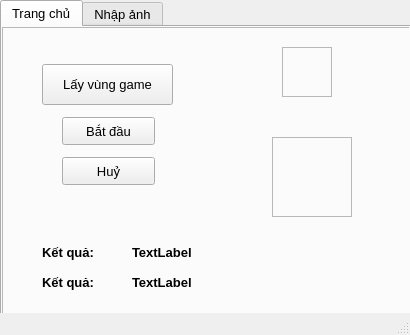
<?xml version="1.0" encoding="UTF-8"?>
<ui version="4.0">
 <class>MainWindow</class>
 <widget class="QMainWindow" name="MainWindow">
  <property name="geometry">
   <rect>
    <x>0</x>
    <y>0</y>
    <width>410</width>
    <height>335</height>
   </rect>
  </property>
  <property name="windowTitle">
   <string>MainWindow</string>
  </property>
  <widget class="QWidget" name="centralwidget">
   <widget class="QTabWidget" name="tabWidge">
    <property name="geometry">
     <rect>
      <x>0</x>
      <y>0</y>
      <width>411</width>
      <height>321</height>
     </rect>
    </property>
    <property name="font">
     <font>
      <pointsize>10</pointsize>
     </font>
    </property>
    <property name="currentIndex">
     <number>0</number>
    </property>
    <widget class="QWidget" name="tab">
     <attribute name="title">
      <string>Trang chủ</string>
     </attribute>
     <widget class="QFrame" name="frame_3">
      <property name="geometry">
       <rect>
        <x>0</x>
        <y>0</y>
        <width>491</width>
        <height>301</height>
       </rect>
      </property>
      <property name="frameShape">
       <enum>QFrame::StyledPanel</enum>
      </property>
      <property name="frameShadow">
       <enum>QFrame::Raised</enum>
      </property>
      <widget class="QPushButton" name="btn_start">
       <property name="geometry">
        <rect>
         <x>60</x>
         <y>90</y>
         <width>93</width>
         <height>28</height>
        </rect>
       </property>
       <property name="text">
        <string>Bắt đầu</string>
       </property>
      </widget>
      <widget class="QFrame" name="frame_show_mouse">
       <property name="geometry">
        <rect>
         <x>280</x>
         <y>20</y>
         <width>50</width>
         <height>50</height>
        </rect>
       </property>
       <property name="frameShape">
        <enum>QFrame::StyledPanel</enum>
       </property>
       <property name="frameShadow">
        <enum>QFrame::Raised</enum>
       </property>
      </widget>
      <widget class="QLabel" name="txt_result">
       <property name="geometry">
        <rect>
         <x>40</x>
         <y>200</y>
         <width>110</width>
         <height>50</height>
        </rect>
       </property>
       <property name="font">
        <font>
         <pointsize>10</pointsize>
         <weight>75</weight>
         <bold>true</bold>
        </font>
       </property>
       <property name="text">
        <string>Kết quả:</string>
       </property>
      </widget>
      <widget class="QLabel" name="txt_show_result">
       <property name="geometry">
        <rect>
         <x>130</x>
         <y>200</y>
         <width>251</width>
         <height>50</height>
        </rect>
       </property>
       <property name="font">
        <font>
         <pointsize>10</pointsize>
         <weight>75</weight>
         <bold>true</bold>
        </font>
       </property>
       <property name="text">
        <string>TextLabel</string>
       </property>
      </widget>
      <widget class="QPushButton" name="btn_cancel">
       <property name="geometry">
        <rect>
         <x>60</x>
         <y>130</y>
         <width>93</width>
         <height>28</height>
        </rect>
       </property>
       <property name="text">
        <string>Huỷ</string>
       </property>
      </widget>
      <widget class="QFrame" name="frame_show_mouse_2">
       <property name="geometry">
        <rect>
         <x>270</x>
         <y>110</y>
         <width>80</width>
         <height>80</height>
        </rect>
       </property>
       <property name="frameShape">
        <enum>QFrame::StyledPanel</enum>
       </property>
       <property name="frameShadow">
        <enum>QFrame::Raised</enum>
       </property>
      </widget>
      <widget class="QPushButton" name="btn_game">
       <property name="geometry">
        <rect>
         <x>40</x>
         <y>37</y>
         <width>131</width>
         <height>41</height>
        </rect>
       </property>
       <property name="text">
        <string>Lấy vùng game</string>
       </property>
      </widget>
      <widget class="QLabel" name="txt_result_2">
       <property name="geometry">
        <rect>
         <x>40</x>
         <y>230</y>
         <width>110</width>
         <height>50</height>
        </rect>
       </property>
       <property name="font">
        <font>
         <pointsize>10</pointsize>
         <weight>75</weight>
         <bold>true</bold>
        </font>
       </property>
       <property name="text">
        <string>Kết quả:</string>
       </property>
      </widget>
      <widget class="QLabel" name="txt_show_result_2">
       <property name="geometry">
        <rect>
         <x>130</x>
         <y>230</y>
         <width>251</width>
         <height>50</height>
        </rect>
       </property>
       <property name="font">
        <font>
         <pointsize>10</pointsize>
         <weight>75</weight>
         <bold>true</bold>
        </font>
       </property>
       <property name="text">
        <string>TextLabel</string>
       </property>
      </widget>
     </widget>
    </widget>
    <widget class="QWidget" name="tab_2">
     <attribute name="title">
      <string>Nhập ảnh</string>
     </attribute>
     <widget class="QFrame" name="frame_2">
      <property name="geometry">
       <rect>
        <x>30</x>
        <y>50</y>
        <width>331</width>
        <height>211</height>
       </rect>
      </property>
      <property name="frameShape">
       <enum>QFrame::StyledPanel</enum>
      </property>
      <property name="frameShadow">
       <enum>QFrame::Raised</enum>
      </property>
      <widget class="QPushButton" name="btn_input_1">
       <property name="geometry">
        <rect>
         <x>30</x>
         <y>110</y>
         <width>93</width>
         <height>28</height>
        </rect>
       </property>
       <property name="text">
        <string>Nhập ảnh 1</string>
       </property>
      </widget>
      <widget class="QPushButton" name="pushButton_3">
       <property name="geometry">
        <rect>
         <x>170</x>
         <y>110</y>
         <width>93</width>
         <height>28</height>
        </rect>
       </property>
       <property name="text">
        <string>Nhập ảnh 2</string>
       </property>
      </widget>
      <widget class="QFrame" name="frame_show_1">
       <property name="geometry">
        <rect>
         <x>40</x>
         <y>30</y>
         <width>61</width>
         <height>51</height>
        </rect>
       </property>
       <property name="frameShape">
        <enum>QFrame::StyledPanel</enum>
       </property>
       <property name="frameShadow">
        <enum>QFrame::Raised</enum>
       </property>
      </widget>
      <widget class="QFrame" name="frame_show_2">
       <property name="geometry">
        <rect>
         <x>180</x>
         <y>30</y>
         <width>61</width>
         <height>51</height>
        </rect>
       </property>
       <property name="frameShape">
        <enum>QFrame::StyledPanel</enum>
       </property>
       <property name="frameShadow">
        <enum>QFrame::Raised</enum>
       </property>
      </widget>
     </widget>
    </widget>
   </widget>
  </widget>
  <widget class="QStatusBar" name="statusbar"/>
 </widget>
 <resources/>
 <connections/>
</ui>
